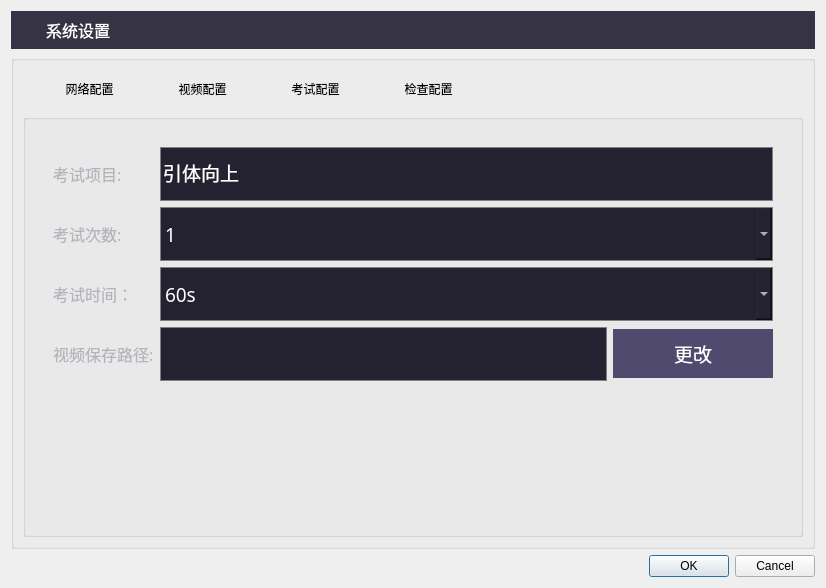
<?xml version="1.0" encoding="UTF-8"?>
<ui version="4.0">
 <class>SettingDialog</class>
 <widget class="QDialog" name="SettingDialog">
  <property name="geometry">
   <rect>
    <x>0</x>
    <y>0</y>
    <width>826</width>
    <height>588</height>
   </rect>
  </property>
  <property name="minimumSize">
   <size>
    <width>826</width>
    <height>588</height>
   </size>
  </property>
  <property name="windowTitle">
   <string>Dialog</string>
  </property>
  <property name="styleSheet">
   <string notr="true"/>
  </property>
  <layout class="QVBoxLayout" name="verticalLayout_11">
   <item>
    <widget class="QGroupBox" name="groupBox">
     <property name="styleSheet">
      <string notr="true">background-color: rgb(54, 51, 69);
border:0px;</string>
     </property>
     <property name="title">
      <string/>
     </property>
     <layout class="QHBoxLayout" name="horizontalLayout">
      <item>
       <widget class="QLabel" name="label">
        <property name="minimumSize">
         <size>
          <width>20</width>
          <height>20</height>
         </size>
        </property>
        <property name="maximumSize">
         <size>
          <width>20</width>
          <height>20</height>
         </size>
        </property>
        <property name="styleSheet">
         <string notr="true">border-image: url(:/resource/images/settings/settingIcon.png);</string>
        </property>
        <property name="text">
         <string/>
        </property>
       </widget>
      </item>
      <item>
       <widget class="QLabel" name="label_2">
        <property name="minimumSize">
         <size>
          <width>83</width>
          <height>20</height>
         </size>
        </property>
        <property name="font">
         <font>
          <family>Microsoft YaHei</family>
          <pointsize>12</pointsize>
         </font>
        </property>
        <property name="styleSheet">
         <string notr="true">color: rgb(255, 255, 255);</string>
        </property>
        <property name="text">
         <string>系统设置</string>
        </property>
       </widget>
      </item>
      <item>
       <spacer name="horizontalSpacer">
        <property name="orientation">
         <enum>Qt::Horizontal</enum>
        </property>
        <property name="sizeHint" stdset="0">
         <size>
          <width>635</width>
          <height>20</height>
         </size>
        </property>
       </spacer>
      </item>
      <item>
       <widget class="QPushButton" name="pbCloseSetting">
        <property name="minimumSize">
         <size>
          <width>18</width>
          <height>18</height>
         </size>
        </property>
        <property name="maximumSize">
         <size>
          <width>18</width>
          <height>18</height>
         </size>
        </property>
        <property name="styleSheet">
         <string notr="true">border-image: url(:/resource/images/settings/loginX.png);</string>
        </property>
        <property name="text">
         <string/>
        </property>
       </widget>
      </item>
     </layout>
    </widget>
   </item>
   <item>
    <widget class="QGroupBox" name="gbSettingContent_2">
     <property name="title">
      <string/>
     </property>
     <layout class="QVBoxLayout" name="verticalLayout_10">
      <item>
       <layout class="QHBoxLayout" name="horizontalLayout_7">
        <item>
         <spacer name="horizontalSpacer_3">
          <property name="orientation">
           <enum>Qt::Horizontal</enum>
          </property>
          <property name="sizeHint" stdset="0">
           <size>
            <width>40</width>
            <height>20</height>
           </size>
          </property>
         </spacer>
        </item>
        <item>
         <widget class="QPushButton" name="pbSetNetwork">
          <property name="minimumSize">
           <size>
            <width>107</width>
            <height>38</height>
           </size>
          </property>
          <property name="text">
           <string>网络配置</string>
          </property>
          <property name="flat">
           <bool>true</bool>
          </property>
         </widget>
        </item>
        <item>
         <widget class="QPushButton" name="pbSetVideo">
          <property name="minimumSize">
           <size>
            <width>107</width>
            <height>38</height>
           </size>
          </property>
          <property name="text">
           <string>视频配置</string>
          </property>
          <property name="flat">
           <bool>true</bool>
          </property>
         </widget>
        </item>
        <item>
         <widget class="QPushButton" name="pbSetExam">
          <property name="minimumSize">
           <size>
            <width>107</width>
            <height>38</height>
           </size>
          </property>
          <property name="text">
           <string>考试配置</string>
          </property>
          <property name="flat">
           <bool>true</bool>
          </property>
         </widget>
        </item>
        <item>
         <widget class="QPushButton" name="pbSetCheck">
          <property name="minimumSize">
           <size>
            <width>107</width>
            <height>38</height>
           </size>
          </property>
          <property name="text">
           <string>检查配置</string>
          </property>
          <property name="flat">
           <bool>true</bool>
          </property>
         </widget>
        </item>
        <item>
         <spacer name="horizontalSpacer_2">
          <property name="orientation">
           <enum>Qt::Horizontal</enum>
          </property>
          <property name="sizeHint" stdset="0">
           <size>
            <width>347</width>
            <height>20</height>
           </size>
          </property>
         </spacer>
        </item>
       </layout>
      </item>
      <item>
       <widget class="QGroupBox" name="gbSettingContent">
        <property name="styleSheet">
         <string notr="true"/>
        </property>
        <property name="title">
         <string/>
        </property>
        <layout class="QVBoxLayout" name="verticalLayout_9">
         <item>
          <widget class="QStackedWidget" name="stkWidgetSetting">
           <property name="font">
            <font>
             <family>Microsoft YaHei</family>
             <pointsize>12</pointsize>
            </font>
           </property>
           <property name="styleSheet">
            <string notr="true"/>
           </property>
           <property name="currentIndex">
            <number>1</number>
           </property>
           <widget class="QWidget" name="networkSettingPage">
            <layout class="QGridLayout" name="gridLayout_3">
             <item row="0" column="0">
              <widget class="QGroupBox" name="groupBox_3">
               <property name="styleSheet">
                <string notr="true">border:none;</string>
               </property>
               <property name="title">
                <string/>
               </property>
               <layout class="QGridLayout" name="gridLayout_4">
                <item row="0" column="0">
                 <layout class="QHBoxLayout" name="horizontalLayout_4">
                  <item>
                   <layout class="QVBoxLayout" name="verticalLayout_4">
                    <item>
                     <widget class="QLabel" name="label_6">
                      <property name="font">
                       <font>
                        <family>Microsoft YaHei</family>
                        <pointsize>12</pointsize>
                       </font>
                      </property>
                      <property name="styleSheet">
                       <string notr="true">color: rgb(181, 180, 188);</string>
                      </property>
                      <property name="text">
                       <string>IPC地址:</string>
                      </property>
                     </widget>
                    </item>
                    <item>
                     <widget class="QLabel" name="label_7">
                      <property name="font">
                       <font>
                        <family>Microsoft YaHei</family>
                        <pointsize>12</pointsize>
                       </font>
                      </property>
                      <property name="styleSheet">
                       <string notr="true">color: rgb(181, 180, 188);</string>
                      </property>
                      <property name="text">
                       <string>IPC用户名:</string>
                      </property>
                     </widget>
                    </item>
                    <item>
                     <widget class="QLabel" name="label_8">
                      <property name="font">
                       <font>
                        <family>Microsoft YaHei</family>
                        <pointsize>12</pointsize>
                       </font>
                      </property>
                      <property name="styleSheet">
                       <string notr="true">color: rgb(181, 180, 188);</string>
                      </property>
                      <property name="text">
                       <string>IPC密码:</string>
                      </property>
                     </widget>
                    </item>
                   </layout>
                  </item>
                  <item>
                   <layout class="QVBoxLayout" name="verticalLayout_3">
                    <property name="spacing">
                     <number>20</number>
                    </property>
                    <item>
                     <widget class="QLineEdit" name="leIPCAddress">
                      <property name="minimumSize">
                       <size>
                        <width>546</width>
                        <height>54</height>
                       </size>
                      </property>
                      <property name="font">
                       <font>
                        <family>Microsoft YaHei</family>
                        <pointsize>14</pointsize>
                       </font>
                      </property>
                      <property name="styleSheet">
                       <string notr="true">background-color: rgb(36, 34, 49);
color: rgb(255, 255, 255);
border: 1px solid gray;</string>
                      </property>
                     </widget>
                    </item>
                    <item>
                     <widget class="QLineEdit" name="leIPCUserName">
                      <property name="minimumSize">
                       <size>
                        <width>546</width>
                        <height>54</height>
                       </size>
                      </property>
                      <property name="font">
                       <font>
                        <family>Microsoft YaHei</family>
                        <pointsize>14</pointsize>
                       </font>
                      </property>
                      <property name="styleSheet">
                       <string notr="true">background-color: rgb(36, 34, 49);
color: rgb(255, 255, 255);
border: 1px solid gray;</string>
                      </property>
                     </widget>
                    </item>
                    <item>
                     <widget class="QLineEdit" name="leIPCCode">
                      <property name="minimumSize">
                       <size>
                        <width>546</width>
                        <height>54</height>
                       </size>
                      </property>
                      <property name="font">
                       <font>
                        <family>Microsoft YaHei</family>
                        <pointsize>14</pointsize>
                       </font>
                      </property>
                      <property name="styleSheet">
                       <string notr="true">background-color: rgb(36, 34, 49);
color: rgb(255, 255, 255);
border: 1px solid gray;</string>
                      </property>
                     </widget>
                    </item>
                   </layout>
                  </item>
                 </layout>
                </item>
               </layout>
              </widget>
             </item>
             <item row="1" column="0">
              <spacer name="verticalSpacer_4">
               <property name="orientation">
                <enum>Qt::Vertical</enum>
               </property>
               <property name="sizeHint" stdset="0">
                <size>
                 <width>20</width>
                 <height>40</height>
                </size>
               </property>
              </spacer>
             </item>
            </layout>
           </widget>
           <widget class="QWidget" name="videoSettingPage">
            <layout class="QVBoxLayout" name="verticalLayout_13">
             <item>
              <widget class="QGroupBox" name="groupBox_4">
               <property name="styleSheet">
                <string notr="true">border:none;</string>
               </property>
               <property name="title">
                <string/>
               </property>
               <layout class="QVBoxLayout" name="verticalLayout_12">
                <item>
                 <layout class="QHBoxLayout" name="horizontalLayout_8">
                  <item>
                   <layout class="QVBoxLayout" name="verticalLayout_6">
                    <item>
                     <widget class="QLabel" name="label_9">
                      <property name="font">
                       <font>
                        <family>Microsoft YaHei</family>
                        <pointsize>12</pointsize>
                       </font>
                      </property>
                      <property name="styleSheet">
                       <string notr="true">color: rgb(181, 180, 188);</string>
                      </property>
                      <property name="text">
                       <string>考试项目:</string>
                      </property>
                     </widget>
                    </item>
                    <item>
                     <widget class="QLabel" name="label_10">
                      <property name="font">
                       <font>
                        <family>Microsoft YaHei</family>
                        <pointsize>12</pointsize>
                       </font>
                      </property>
                      <property name="styleSheet">
                       <string notr="true">color: rgb(181, 180, 188);</string>
                      </property>
                      <property name="text">
                       <string>考试次数:</string>
                      </property>
                     </widget>
                    </item>
                    <item>
                     <widget class="QLabel" name="label_18">
                      <property name="font">
                       <font>
                        <family>Microsoft YaHei</family>
                        <pointsize>12</pointsize>
                       </font>
                      </property>
                      <property name="styleSheet">
                       <string notr="true">color: rgb(181, 180, 188);</string>
                      </property>
                      <property name="text">
                       <string>考试时间：</string>
                      </property>
                     </widget>
                    </item>
                    <item>
                     <widget class="QLabel" name="label_11">
                      <property name="font">
                       <font>
                        <family>Microsoft YaHei</family>
                        <pointsize>12</pointsize>
                       </font>
                      </property>
                      <property name="styleSheet">
                       <string notr="true">color: rgb(181, 180, 188);</string>
                      </property>
                      <property name="text">
                       <string>视频保存路径:</string>
                      </property>
                     </widget>
                    </item>
                   </layout>
                  </item>
                  <item>
                   <layout class="QVBoxLayout" name="verticalLayout_5">
                    <item>
                     <widget class="QLineEdit" name="leExamProject">
                      <property name="minimumSize">
                       <size>
                        <width>546</width>
                        <height>54</height>
                       </size>
                      </property>
                      <property name="font">
                       <font>
                        <family>Microsoft YaHei</family>
                        <pointsize>14</pointsize>
                       </font>
                      </property>
                      <property name="styleSheet">
                       <string notr="true">background-color: rgb(36, 34, 49);
color: rgb(255, 255, 255);
border: 1px solid gray;</string>
                      </property>
                      <property name="text">
                       <string>引体向上</string>
                      </property>
                     </widget>
                    </item>
                    <item>
                     <widget class="QComboBox" name="cmbExamTestTimes">
                      <property name="minimumSize">
                       <size>
                        <width>0</width>
                        <height>54</height>
                       </size>
                      </property>
                      <property name="font">
                       <font>
                        <family>Microsoft YaHei</family>
                        <pointsize>14</pointsize>
                       </font>
                      </property>
                      <property name="styleSheet">
                       <string notr="true">background-color: rgb(36, 34, 49);
color: rgb(255, 255, 255);
border: 1px solid gray;</string>
                      </property>
                      <item>
                       <property name="text">
                        <string>1</string>
                       </property>
                      </item>
                      <item>
                       <property name="text">
                        <string>2</string>
                       </property>
                      </item>
                      <item>
                       <property name="text">
                        <string>3</string>
                       </property>
                      </item>
                     </widget>
                    </item>
                    <item>
                     <widget class="QComboBox" name="cmbExamTimeVersion">
                      <property name="minimumSize">
                       <size>
                        <width>0</width>
                        <height>54</height>
                       </size>
                      </property>
                      <property name="font">
                       <font>
                        <family>Microsoft YaHei</family>
                        <pointsize>14</pointsize>
                       </font>
                      </property>
                      <property name="styleSheet">
                       <string notr="true">background-color: rgb(36, 34, 49);
color: rgb(255, 255, 255);
border: 1px solid gray;</string>
                      </property>
                      <item>
                       <property name="text">
                        <string>60s</string>
                       </property>
                      </item>
                      <item>
                       <property name="text">
                        <string>30s</string>
                       </property>
                      </item>
                     </widget>
                    </item>
                    <item>
                     <layout class="QHBoxLayout" name="horizontalLayout_5">
                      <item>
                       <widget class="QLineEdit" name="leVideoSavePath">
                        <property name="minimumSize">
                         <size>
                          <width>400</width>
                          <height>54</height>
                         </size>
                        </property>
                        <property name="font">
                         <font>
                          <family>Microsoft YaHei</family>
                          <pointsize>14</pointsize>
                         </font>
                        </property>
                        <property name="styleSheet">
                         <string notr="true">background-color: rgb(36, 34, 49);
color: rgb(255, 255, 255);
border: 1px solid gray;</string>
                        </property>
                       </widget>
                      </item>
                      <item>
                       <widget class="QPushButton" name="pbChangeVideoPath">
                        <property name="minimumSize">
                         <size>
                          <width>160</width>
                          <height>49</height>
                         </size>
                        </property>
                        <property name="font">
                         <font>
                          <family>Microsoft YaHei</family>
                          <pointsize>14</pointsize>
                         </font>
                        </property>
                        <property name="styleSheet">
                         <string notr="true">background-color: rgb(80, 74, 111);
color: rgb(255, 255, 255);</string>
                        </property>
                        <property name="text">
                         <string>更改</string>
                        </property>
                       </widget>
                      </item>
                     </layout>
                    </item>
                   </layout>
                  </item>
                 </layout>
                </item>
                <item>
                 <spacer name="verticalSpacer_3">
                  <property name="orientation">
                   <enum>Qt::Vertical</enum>
                  </property>
                  <property name="sizeHint" stdset="0">
                   <size>
                    <width>20</width>
                    <height>151</height>
                   </size>
                  </property>
                 </spacer>
                </item>
               </layout>
              </widget>
             </item>
            </layout>
           </widget>
           <widget class="QWidget" name="examSettingPage">
            <layout class="QGridLayout" name="gridLayout_6">
             <item row="0" column="0">
              <widget class="QGroupBox" name="groupBox_5">
               <property name="styleSheet">
                <string notr="true">border:none;</string>
               </property>
               <property name="title">
                <string/>
               </property>
               <layout class="QHBoxLayout" name="horizontalLayout_6">
                <item>
                 <layout class="QVBoxLayout" name="verticalLayout_8">
                  <item>
                   <widget class="QLabel" name="label_12">
                    <property name="font">
                     <font>
                      <family>Microsoft YaHei</family>
                      <pointsize>12</pointsize>
                     </font>
                    </property>
                    <property name="styleSheet">
                     <string notr="true">color: rgb(181, 180, 188);</string>
                    </property>
                    <property name="text">
                     <string>角度检测:</string>
                    </property>
                   </widget>
                  </item>
                  <item>
                   <widget class="QLabel" name="label_13">
                    <property name="font">
                     <font>
                      <family>Microsoft YaHei</family>
                      <pointsize>12</pointsize>
                     </font>
                    </property>
                    <property name="styleSheet">
                     <string notr="true">color: rgb(181, 180, 188);</string>
                    </property>
                    <property name="text">
                     <string>检测大小:</string>
                    </property>
                   </widget>
                  </item>
                  <item>
                   <widget class="QLabel" name="label_14">
                    <property name="font">
                     <font>
                      <family>Microsoft YaHei</family>
                      <pointsize>12</pointsize>
                     </font>
                    </property>
                    <property name="styleSheet">
                     <string notr="true">color: rgb(181, 180, 188);</string>
                    </property>
                    <property name="text">
                     <string>检测灵敏度:</string>
                    </property>
                   </widget>
                  </item>
                  <item>
                   <widget class="QLabel" name="label_15">
                    <property name="font">
                     <font>
                      <family>Microsoft YaHei</family>
                      <pointsize>12</pointsize>
                     </font>
                    </property>
                    <property name="styleSheet">
                     <string notr="true">color: rgb(181, 180, 188);</string>
                    </property>
                    <property name="text">
                     <string>基础帧更新灵敏度:</string>
                    </property>
                   </widget>
                  </item>
                 </layout>
                </item>
                <item>
                 <layout class="QVBoxLayout" name="verticalLayout_7">
                  <property name="spacing">
                   <number>20</number>
                  </property>
                  <item>
                   <widget class="QLineEdit" name="leAngleProbe">
                    <property name="minimumSize">
                     <size>
                      <width>546</width>
                      <height>54</height>
                     </size>
                    </property>
                    <property name="font">
                     <font>
                      <family>Microsoft YaHei</family>
                      <pointsize>14</pointsize>
                     </font>
                    </property>
                    <property name="styleSheet">
                     <string notr="true">background-color: rgb(36, 34, 49);
color: rgb(255, 255, 255);
border: 1px solid gray;</string>
                    </property>
                   </widget>
                  </item>
                  <item>
                   <widget class="QLineEdit" name="leProbeSize">
                    <property name="minimumSize">
                     <size>
                      <width>546</width>
                      <height>54</height>
                     </size>
                    </property>
                    <property name="font">
                     <font>
                      <family>Microsoft YaHei</family>
                      <pointsize>14</pointsize>
                     </font>
                    </property>
                    <property name="styleSheet">
                     <string notr="true">background-color: rgb(36, 34, 49);
color: rgb(255, 255, 255);
border: 1px solid gray;</string>
                    </property>
                   </widget>
                  </item>
                  <item>
                   <widget class="QLineEdit" name="leProbeSensitive">
                    <property name="minimumSize">
                     <size>
                      <width>546</width>
                      <height>54</height>
                     </size>
                    </property>
                    <property name="font">
                     <font>
                      <family>Microsoft YaHei</family>
                      <pointsize>14</pointsize>
                     </font>
                    </property>
                    <property name="styleSheet">
                     <string notr="true">background-color: rgb(36, 34, 49);
color: rgb(255, 255, 255);
border: 1px solid gray;</string>
                    </property>
                   </widget>
                  </item>
                  <item>
                   <widget class="QLineEdit" name="leBaseUpdateSensitive">
                    <property name="minimumSize">
                     <size>
                      <width>546</width>
                      <height>54</height>
                     </size>
                    </property>
                    <property name="font">
                     <font>
                      <family>Microsoft YaHei</family>
                      <pointsize>14</pointsize>
                     </font>
                    </property>
                    <property name="styleSheet">
                     <string notr="true">background-color: rgb(36, 34, 49);
color: rgb(255, 255, 255);
border: 1px solid gray;</string>
                    </property>
                   </widget>
                  </item>
                 </layout>
                </item>
               </layout>
              </widget>
             </item>
             <item row="1" column="0">
              <spacer name="verticalSpacer_2">
               <property name="orientation">
                <enum>Qt::Vertical</enum>
               </property>
               <property name="sizeHint" stdset="0">
                <size>
                 <width>20</width>
                 <height>40</height>
                </size>
               </property>
              </spacer>
             </item>
            </layout>
           </widget>
           <widget class="QWidget" name="checkSettingPage">
            <layout class="QVBoxLayout" name="verticalLayout_14">
             <item>
              <widget class="QGroupBox" name="gbExamSetupBox">
               <property name="styleSheet">
                <string notr="true"/>
               </property>
               <property name="title">
                <string/>
               </property>
               <widget class="QWidget" name="layoutWidget">
                <property name="geometry">
                 <rect>
                  <x>0</x>
                  <y>0</y>
                  <width>724</width>
                  <height>280</height>
                 </rect>
                </property>
                <layout class="QHBoxLayout" name="horizontalLayout_2">
                 <item>
                  <layout class="QVBoxLayout" name="verticalLayout_2">
                   <item>
                    <widget class="QLabel" name="label_17">
                     <property name="minimumSize">
                      <size>
                       <width>165</width>
                       <height>0</height>
                      </size>
                     </property>
                     <property name="font">
                      <font>
                       <family>Microsoft YaHei</family>
                       <pointsize>12</pointsize>
                      </font>
                     </property>
                     <property name="styleSheet">
                      <string notr="true">color: rgb(181, 180, 188);</string>
                     </property>
                     <property name="text">
                      <string>工作模式:</string>
                     </property>
                    </widget>
                   </item>
                   <item>
                    <widget class="QLabel" name="label_3">
                     <property name="minimumSize">
                      <size>
                       <width>165</width>
                       <height>0</height>
                      </size>
                     </property>
                     <property name="font">
                      <font>
                       <family>Microsoft YaHei</family>
                       <pointsize>12</pointsize>
                      </font>
                     </property>
                     <property name="styleSheet">
                      <string notr="true">color: rgb(181, 180, 188);</string>
                     </property>
                     <property name="text">
                      <string>平台地址:</string>
                     </property>
                    </widget>
                   </item>
                   <item>
                    <widget class="QLabel" name="label_4">
                     <property name="font">
                      <font>
                       <family>Microsoft YaHei</family>
                       <pointsize>12</pointsize>
                      </font>
                     </property>
                     <property name="styleSheet">
                      <string notr="true">color: rgb(181, 180, 188);</string>
                     </property>
                     <property name="text">
                      <string>设备编号:</string>
                     </property>
                    </widget>
                   </item>
                   <item>
                    <widget class="QLabel" name="label_16">
                     <property name="minimumSize">
                      <size>
                       <width>165</width>
                       <height>0</height>
                      </size>
                     </property>
                     <property name="font">
                      <font>
                       <family>Microsoft YaHei</family>
                       <pointsize>12</pointsize>
                      </font>
                     </property>
                     <property name="styleSheet">
                      <string notr="true">color: rgb(181, 180, 188);</string>
                     </property>
                     <property name="text">
                      <string>发令设备地址：</string>
                     </property>
                    </widget>
                   </item>
                  </layout>
                 </item>
                 <item>
                  <layout class="QVBoxLayout" name="verticalLayout">
                   <property name="spacing">
                    <number>20</number>
                   </property>
                   <item>
                    <widget class="QGroupBox" name="gbClientModeBox">
                     <property name="minimumSize">
                      <size>
                       <width>0</width>
                       <height>54</height>
                      </size>
                     </property>
                     <property name="styleSheet">
                      <string notr="true"/>
                     </property>
                     <property name="title">
                      <string/>
                     </property>
                     <layout class="QHBoxLayout" name="horizontalLayout_9">
                      <item>
                       <widget class="QRadioButton" name="rbOnlineMode">
                        <property name="font">
                         <font>
                          <family>Microsoft YaHei</family>
                          <pointsize>14</pointsize>
                         </font>
                        </property>
                        <property name="styleSheet">
                         <string notr="true">border:none;
color: rgb(255, 255, 255);</string>
                        </property>
                        <property name="text">
                         <string>统一发令</string>
                        </property>
                       </widget>
                      </item>
                      <item>
                       <widget class="QRadioButton" name="rbOfflineMode">
                        <property name="font">
                         <font>
                          <family>Microsoft YaHei</family>
                          <pointsize>14</pointsize>
                         </font>
                        </property>
                        <property name="styleSheet">
                         <string notr="true">border:none;
color: rgb(255, 255, 255);</string>
                        </property>
                        <property name="text">
                         <string>单机发令</string>
                        </property>
                        <property name="checked">
                         <bool>true</bool>
                        </property>
                       </widget>
                      </item>
                     </layout>
                    </widget>
                   </item>
                   <item>
                    <widget class="QLineEdit" name="lePlatAddress">
                     <property name="minimumSize">
                      <size>
                       <width>546</width>
                       <height>54</height>
                      </size>
                     </property>
                     <property name="font">
                      <font>
                       <family>Microsoft YaHei</family>
                       <pointsize>14</pointsize>
                      </font>
                     </property>
                     <property name="styleSheet">
                      <string notr="true">background-color: rgb(36, 34, 49);
color: rgb(255, 255, 255);
border: 1px solid #89879a;</string>
                     </property>
                     <property name="text">
                      <string>http://121.227.30.61:8787/</string>
                     </property>
                    </widget>
                   </item>
                   <item>
                    <widget class="QLineEdit" name="leDeviceId">
                     <property name="minimumSize">
                      <size>
                       <width>546</width>
                       <height>54</height>
                      </size>
                     </property>
                     <property name="font">
                      <font>
                       <family>Microsoft YaHei</family>
                       <pointsize>14</pointsize>
                      </font>
                     </property>
                     <property name="styleSheet">
                      <string notr="true">background-color: rgb(36, 34, 49);
color: rgb(255, 255, 255);
border: 1px solid gray;</string>
                     </property>
                     <property name="text">
                      <string>1</string>
                     </property>
                    </widget>
                   </item>
                   <item>
                    <widget class="QLineEdit" name="leSendCmdServerIp">
                     <property name="minimumSize">
                      <size>
                       <width>546</width>
                       <height>54</height>
                      </size>
                     </property>
                     <property name="font">
                      <font>
                       <family>Microsoft YaHei</family>
                       <pointsize>14</pointsize>
                      </font>
                     </property>
                     <property name="styleSheet">
                      <string notr="true">background-color: rgb(36, 34, 49);
color: rgb(255, 255, 255);
border: 1px solid gray;</string>
                     </property>
                     <property name="text">
                      <string>192.168.0.254</string>
                     </property>
                    </widget>
                   </item>
                  </layout>
                 </item>
                </layout>
               </widget>
               <widget class="QWidget" name="layoutWidget">
                <property name="geometry">
                 <rect>
                  <x>10</x>
                  <y>300</y>
                  <width>652</width>
                  <height>56</height>
                 </rect>
                </property>
                <layout class="QHBoxLayout" name="horizontalLayout_3">
                 <item>
                  <widget class="QLabel" name="label_5">
                   <property name="font">
                    <font>
                     <family>Microsoft YaHei</family>
                     <pointsize>12</pointsize>
                    </font>
                   </property>
                   <property name="styleSheet">
                    <string notr="true">color: rgb(181, 180, 188);</string>
                   </property>
                   <property name="text">
                    <string>人脸识别终端编号(后6位): </string>
                   </property>
                  </widget>
                 </item>
                 <item>
                  <widget class="QLineEdit" name="leFaceId6Last">
                   <property name="minimumSize">
                    <size>
                     <width>406</width>
                     <height>54</height>
                    </size>
                   </property>
                   <property name="font">
                    <font>
                     <family>Microsoft YaHei</family>
                     <pointsize>14</pointsize>
                    </font>
                   </property>
                   <property name="styleSheet">
                    <string notr="true">background-color: rgb(36, 34, 49);
color: rgb(255, 255, 255);
border: 1px solid gray;</string>
                   </property>
                  </widget>
                 </item>
                </layout>
               </widget>
              </widget>
             </item>
            </layout>
           </widget>
          </widget>
         </item>
        </layout>
       </widget>
      </item>
     </layout>
    </widget>
   </item>
   <item>
    <widget class="QDialogButtonBox" name="buttonBox">
     <property name="orientation">
      <enum>Qt::Horizontal</enum>
     </property>
     <property name="standardButtons">
      <set>QDialogButtonBox::Cancel|QDialogButtonBox::Ok</set>
     </property>
    </widget>
   </item>
  </layout>
 </widget>
 <resources/>
 <connections>
  <connection>
   <sender>buttonBox</sender>
   <signal>rejected()</signal>
   <receiver>SettingDialog</receiver>
   <slot>reject()</slot>
   <hints>
    <hint type="sourcelabel">
     <x>316</x>
     <y>260</y>
    </hint>
    <hint type="destinationlabel">
     <x>286</x>
     <y>274</y>
    </hint>
   </hints>
  </connection>
  <connection>
   <sender>buttonBox</sender>
   <signal>accepted()</signal>
   <receiver>SettingDialog</receiver>
   <slot>accept()</slot>
   <hints>
    <hint type="sourcelabel">
     <x>248</x>
     <y>254</y>
    </hint>
    <hint type="destinationlabel">
     <x>157</x>
     <y>274</y>
    </hint>
   </hints>
  </connection>
 </connections>
</ui>
